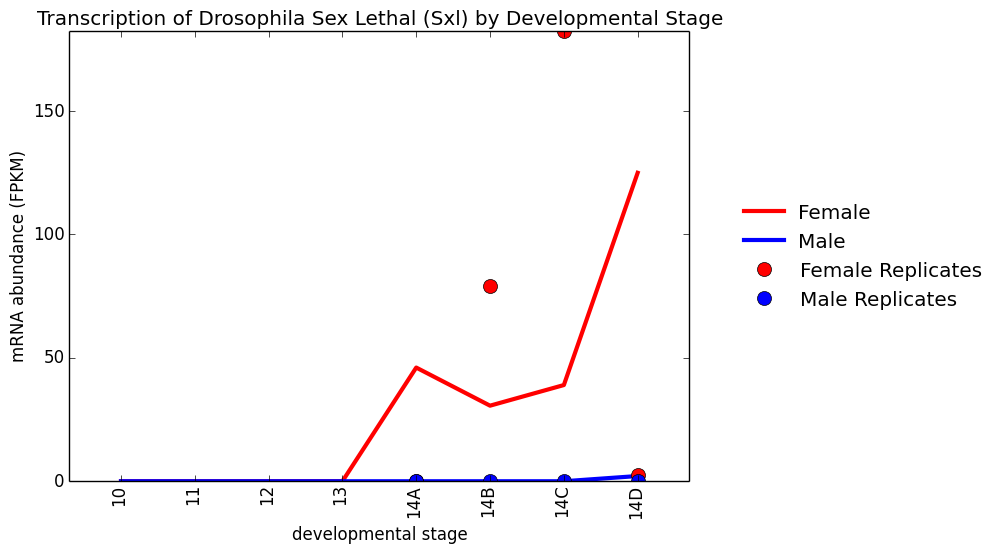

Python code for this plot:
#!/usr/bin/env python
"""
Basic Exercise: Time Course w/ Replicates
Add a second series of FBtr0331261 abundance to the same plot, this time for male samples.
style it similarly to Lott et al., 2011 PLoS Biology (i.e. x-axis tick labels, color, legend, etc.)
add stage 14 replicates to the same plot (~/qbb2017/replicates.csv)
HINT: since there are only replicates for 14A/B/C/D, you will need to "skip" plotting 10/11/12/13
HINT: plt.plot( x, y, 'o' )
 ./01-timecourse.py ~/qbb2017/samples.csv ~/data/results/stringtie/
Usage:  ./day4-homework.py <samples.csv> <ctabdir> <replicates.csv)
"""
import sys
import os
import pandas as pd
import matplotlib.pyplot as plt
import numpy as np


transcript = "FBtr0331261"

#series 1 females
df_samplesf = pd.read_csv( sys.argv[1] )
soif = df_samplesf["sex"] == "female"

fpkmsf = []

for sample in df_samplesf["sample"][soif]:
    fname = os.path.join(sys.argv[2], sample, "t_data.ctab")
    df = pd.read_csv( fname, sep="\t" )
    roi = df ["t_name"] == transcript
    fpkmsf.append( df[roi]["FPKM"].values )

print fpkmsf

#series 2 males
df_samplesm = pd.read_csv( sys.argv[1] )
soim = df_samplesm["sex"] == "male"   

fpkmsm = []


for sample in df_samplesm["sample"][soim]:
    fname = os.path.join(sys.argv[2], sample, "t_data.ctab")
    df = pd.read_csv( fname, sep="\t" )
    roi = df ["t_name"] == transcript
    fpkmsm.append( df[roi]["FPKM"].values )

print fpkmsm

#series 3 female replicates
df_samplesfr = pd.read_csv( sys.argv[3] )
soifr= df_samplesfr["sex"] == "female"

fpkmsfr = []

while len(fpkmsfr) < 4:
    fpkmsfr.append(None)
for sample in df_samplesfr["sample"][soifr]:
    fname = os.path.join(sys.argv[2], sample, "t_data.ctab")
    df = pd.read_csv( fname, sep="\t" )
    roi = df ["t_name"] == transcript
    fpkmsfr.append( df[roi]["FPKM"].values )
    
print fpkmsfr

#series 4 male replicates
df_samplesmr = pd.read_csv( sys.argv[3] )
soimr = df_samplesmr["sex"] == "male"   

fpkmsmr = []

while len(fpkmsmr) < 4:
    fpkmsmr.append(None)
for sample in df_samplesmr["sample"][soimr]:
    fname = os.path.join(sys.argv[2], sample, "t_data.ctab")
    df = pd.read_csv( fname, sep="\t" )
    roi = df ["t_name"] == transcript
    fpkmsmr.append( df[roi]["FPKM"].values )

print fpkmsmr


plt.figure()
plt.plot(fpkmsf, color='r', lw=3)
plt.plot(fpkmsm, color='b', lw=3)
plt.plot(fpkmsfr, "o", color='r', markersize=10)
plt.plot(fpkmsmr, "o", color='b', markersize=10)
plt.xlabel("developmental stage")
plt.ylabel("mRNA abundance (FPKM)")
plt.title("Transcription of Drosophila Sex Lethal (Sxl) by Developmental Stage")
art = []
plt.margins(0.1,0)
plt.subplots_adjust(bottom=0.15)
plt.legend(["Female", "Male", "Female Replicates", "Male Replicates"], loc="center right", bbox_to_anchor=(1.5,0.5), frameon=False, numpoints=1)
plt.xticks(range(8), ["10", "11", "12", "13", "14A", "14B", "14C", "14D"], rotation=90)
plt.savefig("day4-homework.png", additional_artists=art, bbox_inches="tight")
plt.close()

# plt.figure()
# plt.scatter( x, y, alpha=0.05)
# plt.plot(np.unique(x), np.poly1d(np.polyfit(x,y, deg=2))(np.unique(x)))
# plt.axis([0, 10, 0, 10])
# plt.grid(True)
# plt.xlabel("SRR072915")
# plt.ylabel('SRR072893')
# plt.title('Scatterplot of RPKM')
#
# plt.savefig( sys.argv[3] + ".png")
#
# plt.close()